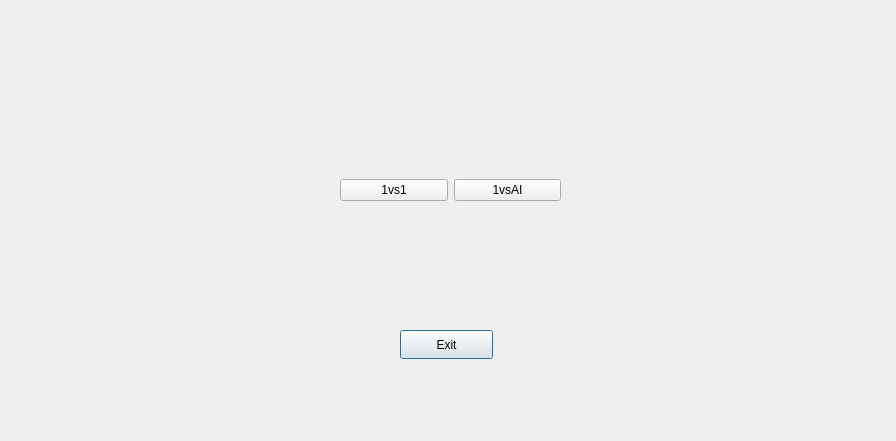
<?xml version="1.0" encoding="UTF-8"?>
<ui version="4.0">
 <class>StartGame</class>
 <widget class="QDialog" name="StartGame">
  <property name="geometry">
   <rect>
    <x>0</x>
    <y>0</y>
    <width>896</width>
    <height>441</height>
   </rect>
  </property>
  <property name="windowTitle">
   <string>Dialog</string>
  </property>
  <widget class="QPushButton" name="pushButton_3">
   <property name="geometry">
    <rect>
     <x>400</x>
     <y>330</y>
     <width>93</width>
     <height>29</height>
    </rect>
   </property>
   <property name="text">
    <string>Exit</string>
   </property>
  </widget>
  <widget class="QWidget" name="">
   <property name="geometry">
    <rect>
     <x>340</x>
     <y>150</y>
     <width>221</width>
     <height>81</height>
    </rect>
   </property>
   <layout class="QHBoxLayout" name="horizontalLayout">
    <item>
     <widget class="QPushButton" name="pushButton">
      <property name="text">
       <string>1vs1</string>
      </property>
     </widget>
    </item>
    <item>
     <widget class="QPushButton" name="pushButton_2">
      <property name="text">
       <string>1vsAI</string>
      </property>
     </widget>
    </item>
   </layout>
  </widget>
 </widget>
 <resources/>
 <connections>
  <connection>
   <sender>pushButton_3</sender>
   <signal>clicked()</signal>
   <receiver>StartGame</receiver>
   <slot>close()</slot>
   <hints>
    <hint type="sourcelabel">
     <x>472</x>
     <y>347</y>
    </hint>
    <hint type="destinationlabel">
     <x>492</x>
     <y>389</y>
    </hint>
   </hints>
  </connection>
 </connections>
</ui>
